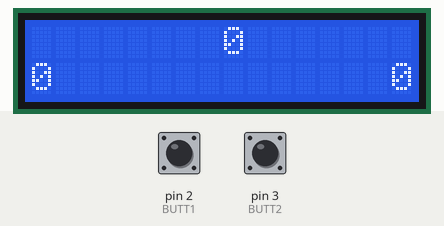
Simulated run of this sketch. Board: Arduino Uno, built with avr-gcc and run on an emulated ATmega328P. On the bench: 16×2 character LCD. The test bench sets the inputs (shaded band); at power-on: pin 2 (BUTT1) HIGH, pin 3 (BUTT2) HIGH.

Above: at 1.2 s.
1.3 s: pin 2 (BUTT1) pulled LOW for 3.2 s
At 5.3 s:
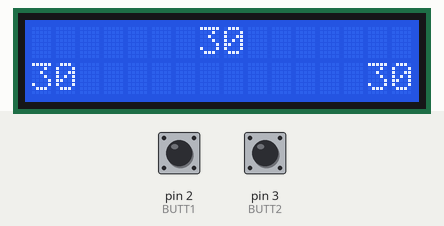
6.0 s: pin 3 (BUTT2) pulled LOW for 0.15 s
At 6.6 s:
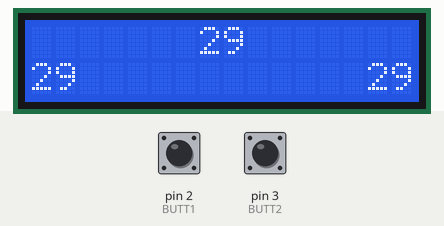
9.1 s: pin 3 (BUTT2) pulled LOW for 1 s
At 10.7 s:
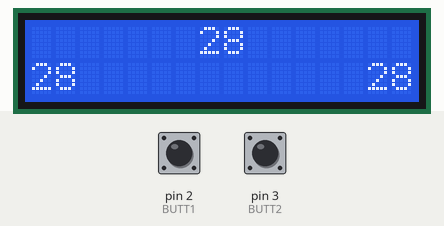
13.1 s: pin 2 (BUTT1) pulled LOW for 1 s
At 14.8 s:
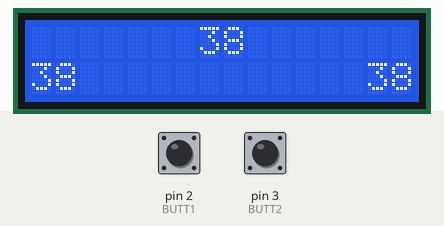
Timing chart, 0 to 16.3 s (numbered marks = the images above; inputs shaded):
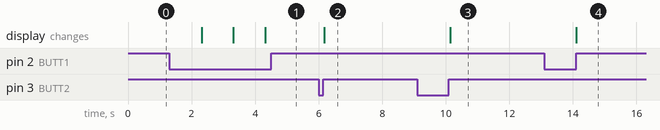

The sketch:

sketch_oct5a.ino
```cpp
#include <Wire.h>
#include <LiquidCrystal_I2C.h>
LiquidCrystal_I2C lcd(0x27,16,2);
uint8_t BUTT1 = 2;
uint8_t NUM = 0;
uint8_t BUTT2 = 3;
uint32_t R1;
uint32_t R2;
uint8_t TIME1 = 0;
uint8_t TIME2 = 0;
uint8_t i;
uint32_t k;
uint32_t e;
void setup() {
  pinMode(BUTT1, INPUT_PULLUP);
  pinMode(BUTT2, INPUT_PULLUP);
  lcd.init();
  lcd.backlight();
  Serial.begin(9600);
}
void loop() {

  if (digitalRead(BUTT1)){R1 = millis();}
  if((millis() - R1) >= 1000){
      NUM += 10;
      R1 = millis();
      k = millis();}
  else if(TIME1  > millis() - R1 + 10 and millis() - k > 1000){NUM += 1;}

  TIME1 = millis() - R1;


  if (digitalRead(BUTT2)){R2 = millis();}
  if(millis() - R2 >= 1000){
      NUM -= 10;
      R2 = millis();
      e = millis();}
  else if(TIME2  > millis() - R2 + 10 and millis() - e > 1000){NUM -= 1;}

  TIME2 = millis() - R2;

  if(NUM >= 10 and NUM < 100){i = 1;}
  else if (NUM >= 100){i = 2;}
  else{i = 0;}

  lcd.clear();
  lcd.setCursor(8-i,0);
  lcd.print(NUM);
  lcd.setCursor(0,1);
  lcd.print(NUM);
  lcd.setCursor(15-i,1);
  lcd.print(NUM);
}
```

Measured:
- after the input at 1.3 s, the display: first changes after 1.0 s (image 1 shows a later state)
- after the input at 6.0 s, the display: changes after 0.18 s (image 2)
- after the input at 9.1 s, the display: changes after 1.0 s (image 3)
- after the input at 13.1 s, the display: changes after 1.0 s (image 4)
